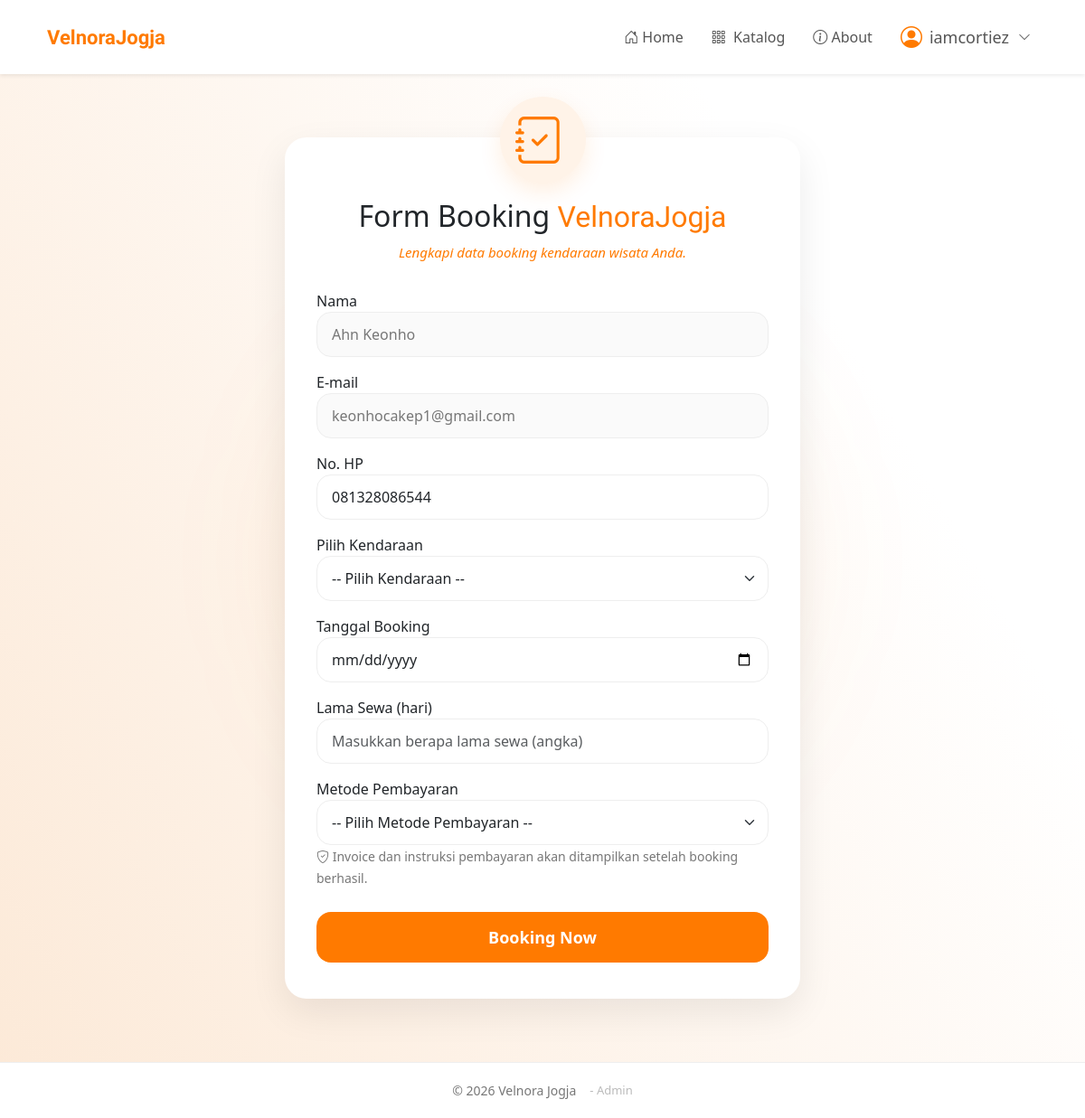
The app's page /form_booking.php (signed in) with its own data.
### tables this page shows
CREATE TABLE `users` (
  `id_user` int(11) NOT NULL,
  `username` varchar(50) DEFAULT NULL,
  `password` varchar(50) DEFAULT NULL,
  `email` varchar(50) DEFAULT NULL,
  `nama` varchar(50) NOT NULL,
  `no_hp` varchar(20) NOT NULL
);

### form_booking.php (the view, shortened to what this page needs)
<?php
include 'proses/koneksi.php';
$id_user = $_SESSION['id_user'];
$query_user = mysqli_query($konek, "SELECT * FROM users WHERE id_user='$id_user'");
$data_user = mysqli_fetch_assoc($query_user);
?>
<!DOCTYPE html>
<html lang="id">
<head>
    <link href="https://cdn.jsdelivr.net/npm/bootstrap@5.3.0/dist/css/bootstrap.min.css" rel="stylesheet">
    <link rel="stylesheet" href="https://cdn.jsdelivr.net/npm/bootstrap-icons@1.10.5/font/bootstrap-icons.css">
    <link rel="stylesheet" href="css/style.css">
</head>
<body class="booking-page">
<nav class="navbar navbar-expand-md navbar-light bg-white shadow-sm">
  <div class="container">
    <a class="navbar-brand" href="user/index.php">
      VelnoraJogja
    </a>
    <div class="collapse navbar-collapse justify-content-end" id="navbarNav">
        <ul class="navbar-nav align-items-lg-center">
          <li class="nav-item">
            <a class="nav-link" href="user/index.php">
            <i class="bi bi-house-door"></i> Home</a>
          </li>
          <li class="nav-item">
            <a class="nav-link" href="user/index.php#daftar-kendaraan">
            <i class="bi bi-grid-3x3-gap me-1"></i> Katalog</a>
          </li>
          <li class="nav-item">
            <a class="nav-link" href="user/index.php#about">
            <i class="bi bi-info-circle"></i> About</a>
          </li>
        <?php if(isset($_SESSION['role']) && $_SESSION['role'] == 'user'){ ?>
          <li class="nav-item dropdown">
            <a class="nav-link user-session" href="#" role="button" data-bs-toggle="dropdown">
                <i class="bi bi-person-circle"></i>
                <?= $_SESSION['user_username']; ?>
                <i class="bi bi-chevron-down dropdown-custom"></i>
            </a>
          </li>
        <?php } ?>
        </ul>
      </div>
    </div>
</nav>
<div class="container">
    <div class="booking-card">
        <div class="form-booking-header">
            <div class="booking-icon">
                <i class="bi bi-journal-check me-2"></i>
            </div>
            <h2>Form Booking <span>VelnoraJogja</span></h2>
            <p><i>Lengkapi data booking kendaraan wisata Anda.</i></p>
        </div>
        <div class="card-body">
            <form action="proses/input_booking.php" method="POST">
                <div class="mb-3">
                    <label>Nama</label>
                    <input type="text" class="form-control booking-input" value="<?= $data_user['nama']; ?>" readonly>
                </div>
                <div class="mb-3">
                    <label>E-mail</label>
                    <input type="text" class="form-control booking-input" value="<?= $data_user['email']; ?>" readonly>
                </div>
                <div class="mb-3">
                    <label>No. HP</label>
                    <input type="text" name="no_hp" class="form-control booking-input" placeholder="Masukkan No. Handphone"
                        value="<?= $data_user['no_hp']; ?>">
                </div>
                <div class="mb-3">
                    <label>Pilih Kendaraan</label>
                    <select name="id_kendaraan" class="form-select" required>
                        <option value="">-- Pilih Kendaraan --</option>
                    </select>
                </div>
                <div class="mb-3">
                    <label>Tanggal Booking</label>
                    <input type="date" name="tanggal" class="form-control booking-input" required>
                </div>
                <div class="mb-3">
                    <label>Lama Sewa (hari)</label>
                    <input type="text" name="lama_sewa" class="form-control booking-input" min="1" placeholder="Masukkan berapa lama sewa (angka)" required>
                </div>
                <div class="mb-3">
                    <label>Metode Pembayaran</label>
                    <select name="metode_pembayaran" class="form-select" required>
                        <option value="">-- Pilih Metode Pembayaran --</option>
                    </select>
                    <small style="color:#777;">
                        <i class="bi bi-shield-check"></i>
                        Invoice dan instruksi pembayaran akan ditampilkan setelah booking berhasil.
                    </small>
                </div>
                <button type="submit" class="booking-btn">
                    Booking Now
                </button>
            </form>
        </div>
    </div>
</div>
</body>
<footer class="footer">
  <div class="footer-content">
  © 2026 Velnora Jogja
  <a href="proses/login_db.php" class="admin-link">
    - Admin
  </a>
  </div>
</footer>
</html>

### css/style.css (style rules this page uses)
* { margin: 0; padding: 0; box-sizing: border-box; }
body { font-family: 'Segoe UI', sans-serif; margin: 0; display: flex; flex-direction: column; min-height: 100vh; }
.navbar { background: #fff !important; padding: 15px 40px; position: sticky; top: 0; z-index: 999; box-shadow: 0 2px 10px rgba(0,0,0,0.05); }
.navbar-brand { color: #ff7a00 !important; font-family: "Bricolage Grotesque", sans-serif; font-size: 22px; font-weight: 700; font-style: normal; font-variation-settings: "wdth" 100; }
.navbar .nav-link { color: #555 !important; font-weight: 500; margin-left: 15px; transition: 0.3s; position: relative; }
.navbar .nav-link::after, .dropdown-menu::after { content: ""; width: 0%; height: 2px; background: #ff9800 !important; position: absolute; left: 0; bottom: 4px; transition: 0.3s; }
.user-session { font-size: 18px; font-weight: 500; display: flex; align-items: center; gap: 8px; }
.user-session i.bi-person-circle { font-size: 24px; color: #ff7a00; }
.dropdown-custom { font-size: 14px; margin-left: 2px; }
.footer { margin-top: auto; text-align: center; padding: 20px; background: #fff; color: #777; font-size: 14px; border-top: 1px solid #eee; }
.footer-content { display: flex; justify-content: center; gap: 15px; align-items: center; }
.admin-link { font-size: 13px; color: #bbb; text-decoration: none; transition: 0.3s; }

### form_booking.php (style rules this page uses)
.booking-page { background: linear-gradient(240deg, #fff 25%, #fce9d7 100%); min-height: 100vh; position: relative; overflow-x: hidden; }
.booking-page::before { content: ""; width: 450px; height: 450px; background: rgba(255,122,0,0.15); position: absolute; top: 50%; left: 50%; transform: translate(-50%, -50%); border-radius: 50%; filter: blur(90px); z-index: 1; }
.booking-card { max-width: 570px; margin: 70px auto; background: #fff; border-radius: 24px; padding: 40px 35px; box-shadow: 0 15px 40px rgba(0,0,0,0.08); position: relative; z-index: 2; }
.booking-card .card-body { padding: 0; background: transparent; border: none; }
.form-booking-header { text-align: center; margin-bottom: 30px; position: relative; z-index: 2; }
.booking-icon { width: 95px; height: 95px; background: #fff3e8; border-radius: 50%; display: flex; justify-content: center; align-items: center; margin: -85px auto 18px; box-shadow: 0 10px 25px rgba(255,122,0,0.12); }
.booking-icon i { font-size: 52px; color: #ff7a00; }
.form-booking-header p i { color: #ff7a00; font-size: 15px; margin-bottom: 0; }
.form-booking-header h2 span { font-family: "Bricolage Grotesque", sans-serif; font-optical-sizing: auto; font-weight: 500; font-style: normal; color: #ff7a00; font-variation-settings: "wdth" 100; }
.booking-input { height: 50px; border-radius: 16px; border: 1px solid #eee; background: #fff; box-shadow: none !important; padding: 0 16px; transition: 0.3s; }
.form-select { height: 50px; border-radius: 16px; border: 1px solid #eee; background-color: #fff; box-shadow: none !important; padding-left: 16px; transition: 0.3s; }
.booking-input[readonly] { background: #fafafa; color: #777; }
.booking-btn { width: 100%; height: 56px; border: none; border-radius: 16px; background: #ff7a00; color: #fff; font-size: 18px; font-weight: 600; transition: 0.3s; margin-top: 10px; }

### records on screen
users: nama "Ahn Keonho", email "keonhocakep1@gmail.com", no_hp "081328086544"

### other values on screen
$_SESSION['user_username'] "iamcortiez"
